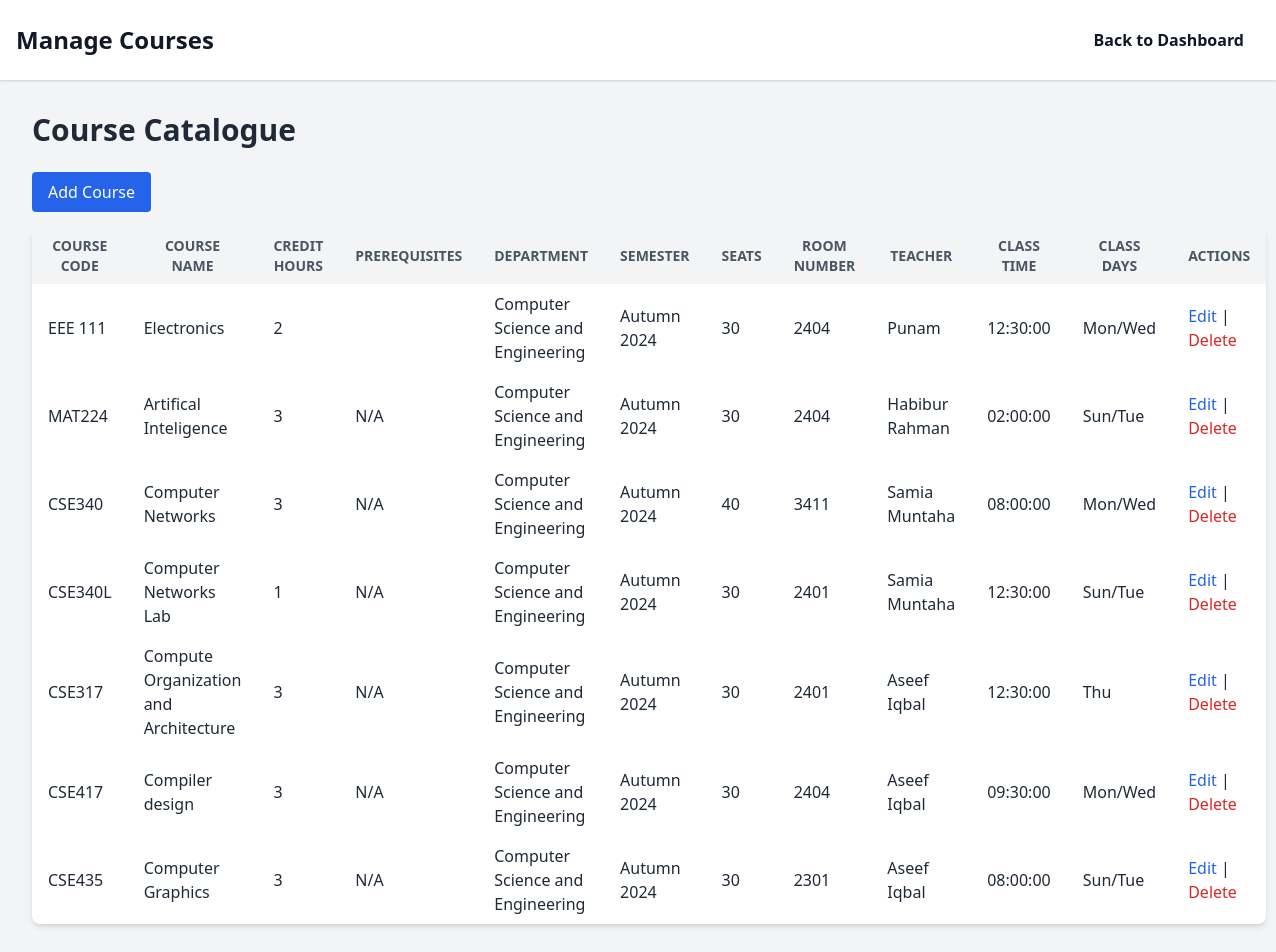
The page /pages/manage_courses.php on the database its author committed.
### tables this page shows
CREATE TABLE `departments` (
  `id` int(11) NOT NULL,
  `department_code` varchar(10) NOT NULL,
  `department_name` varchar(100) NOT NULL
);

CREATE TABLE `courses` (
  `id` int(11) NOT NULL,
  `course_code` varchar(10) NOT NULL,
  `course_name` varchar(100) NOT NULL,
  `department` varchar(10) NOT NULL,
  `semester` varchar(20) DEFAULT NULL,
  `credit_hours` int(11) NOT NULL,
  `prerequisites` varchar(100) DEFAULT NULL,
  `teacher_id` varchar(10) DEFAULT NULL,
  `class_time` time NOT NULL,
  `class_days` varchar(20) NOT NULL,
  `seats_available` int(11) DEFAULT NULL,
  `room_number` varchar(10) DEFAULT NULL
);

CREATE TABLE `users` (
  `id` int(11) NOT NULL,
  `name` varchar(100) NOT NULL,
  `email` varchar(100) NOT NULL,
  `password` varchar(255) NOT NULL,
  `role_id` int(11) NOT NULL
);

### pages/manage_courses.php (the view, shortened to what this page needs)
<?php
include 'db.php';
$sql = "SELECT
    c.id,                 -- Include id for editing and deleting
    c.course_code,
    c.course_name,
    d.department_name,   -- Fetches department name from departments table
    u.name AS teacher_name,  -- Fetches teacher's name from users table
    c.semester,
    c.credit_hours,
    c.prerequisites,
    c.class_time,
    c.class_days,
    c.seats_available,
    c.room_number
FROM
    courses c
JOIN
    teachers t ON c.teacher_id = t.teacher_id  -- Join with teachers table using teacher_id
JOIN
    users u ON t.user_id = u.id  -- Fetch teacher's name from users table using user_id
JOIN
    departments d ON c.department = d.department_code  -- Join with departments table using department_code";
$result = $conn->query($sql);
?>
<!DOCTYPE html>
<html lang="en">
<head>
    <link href="https://cdn.jsdelivr.net/npm/tailwindcss@2.2.19/dist/tailwind.min.css" rel="stylesheet">
</head>
<body class="bg-gray-100 text-gray-800">
<header class="bg-white shadow">
    <div class="max-w-7xl mx-auto px-4 py-6 flex justify-between items-center">
        <h1 class="text-2xl font-bold text-gray-900">Manage Courses</h1>
        <nav>
            <a href="manager_dashboard.php" class="text-gray-900 hover:text-blue-600 font-bold py-2 px-4">Back to Dashboard</a>
        </nav>
    </div>
</header>
<div class="max-w-7xl mx-auto p-8">
    <h1 class="text-3xl font-bold mb-6">Course Catalogue</h1>
    <a href="add_course.php" class="bg-blue-600 text-white py-2 px-4 rounded mb-4 inline-block">Add Course</a>
    <table class="min-w-full bg-white shadow-md rounded-lg overflow-hidden">
        <thead>
            <tr>
                <th class="py-2 px-4 bg-gray-100 font-bold uppercase text-sm text-gray-600">Course Code</th>
                <th class="py-2 px-4 bg-gray-100 font-bold uppercase text-sm text-gray-600">Course Name</th>
                <th class="py-2 px-4 bg-gray-100 font-bold uppercase text-sm text-gray-600">Credit Hours</th>
                <th class="py-2 px-4 bg-gray-100 font-bold uppercase text-sm text-gray-600">Prerequisites</th>
                <th class="py-2 px-4 bg-gray-100 font-bold uppercase text-sm text-gray-600">Department</th>
                <th class="py-2 px-4 bg-gray-100 font-bold uppercase text-sm text-gray-600">Semester</th>
                <th class="py-2 px-4 bg-gray-100 font-bold uppercase text-sm text-gray-600">Seats</th>
                <th class="py-2 px-4 bg-gray-100 font-bold uppercase text-sm text-gray-600">Room Number</th>
                <th class="py-2 px-4 bg-gray-100 font-bold uppercase text-sm text-gray-600">Teacher</th>
                <th class="py-2 px-4 bg-gray-100 font-bold uppercase text-sm text-gray-600">Class Time</th>
                <th class="py-2 px-4 bg-gray-100 font-bold uppercase text-sm text-gray-600">Class Days</th>
                <th class="py-2 px-4 bg-gray-100 font-bold uppercase text-sm text-gray-600">Actions</th>
            </tr>
        </thead>
        <tbody>
            <?php
            if ($result->num_rows > 0) {
                while($row = $result->fetch_assoc()) {
                    echo "<tr>";
                    echo "<td class='py-2 px-4'>" . htmlspecialchars($row["course_code"]) . "</td>";
                    echo "<td class='py-2 px-4'>" . htmlspecialchars($row["course_name"]) . "</td>";
                    echo "<td class='py-2 px-4'>" . htmlspecialchars($row["credit_hours"]) . "</td>";
                    echo "<td class='py-2 px-4'>" . htmlspecialchars($row["prerequisites"]) . "</td>";
                    echo "<td class='py-2 px-4'>" . htmlspecialchars($row["department_name"]) . "</td>";
                    echo "<td class='py-2 px-4'>" . htmlspecialchars($row["semester"]) . "</td>";
                    echo "<td class='py-2 px-4'>" . htmlspecialchars($row["seats_available"]) . "</td>";
                    echo "<td class='py-2 px-4'>" . htmlspecialchars($row["room_number"]) . "</td>";
                    echo "<td class='py-2 px-4'>" . htmlspecialchars($row["teacher_name"]) . "</td>";
                    echo "<td class='py-2 px-4'>" . htmlspecialchars($row["class_time"]) . "</td>";
                    echo "<td class='py-2 px-4'>" . htmlspecialchars($row["class_days"]) . "</td>";
                    echo "<td class='py-2 px-4'>
                            <a href='edit_course.php?id=" . urlencode($row['id']) . "' class='text-blue-600'>Edit</a> |
                            <a href='delete_course.php?id=" . urlencode($row['id']) . "' class='text-red-600'>Delete</a>
                          </td>";
                    echo "</tr>";
                }
            } else {
                echo "<tr><td colspan='12' class='text-center py-4'>No courses available</td></tr>";
            }
            ?>
        </tbody>
    </table>
</div>
</body>
</html>

### rows shown on the page
departments: courses.course_code "EEE 111", courses.course_name "Electronics", courses.credit_hours "2", department_name "Computer Science and Engineering", courses.semester "Autumn 2024", courses.seats_available "30", courses.room_number "2404", users.name "Punam", courses.class_time "12:30:00", courses.class_days "Mon/Wed", courses.course_code "MAT224", courses.course_name "Artifical Inteligence", courses.credit_hours "3", courses.prerequisites "N/A", users.name "Habibur Rahman", courses.class_time "02:00:00", courses.class_days "Sun/Tue", courses.course_code "CSE340", courses.course_name "Computer Networks", courses.seats_available "40", courses.room_number "3411", users.name "Samia Muntaha", courses.class_time "08:00:00", courses.course_code "CSE340L", courses.course_name "Computer Networks Lab", courses.credit_hours "1", courses.room_number "2401", courses.course_code "CSE317", courses.course_name "Compute Organization and Architecture", users.name "Aseef Iqbal", courses.class_days "Thu", courses.course_code "CSE417", courses.course_name "Compiler design", courses.class_time "09:30:00", courses.course_code "CSE435", courses.course_name "Computer Graphics", courses.room_number "2301"
